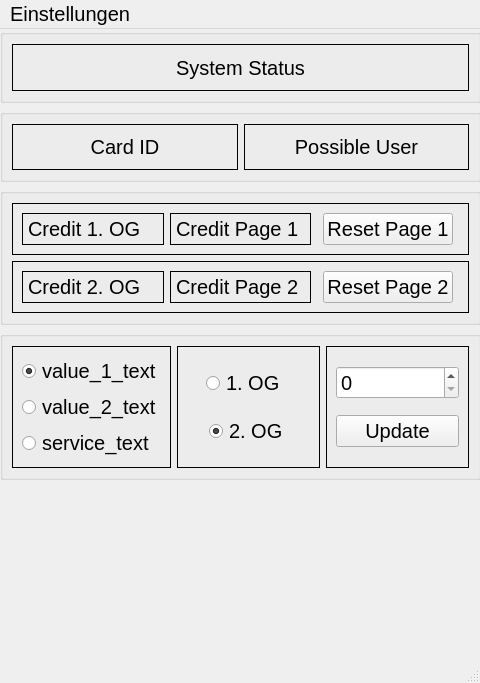
<?xml version="1.0" encoding="UTF-8"?>
<ui version="4.0">
 <class>UpdateGUI</class>
 <widget class="QMainWindow" name="UpdateGUI">
  <property name="enabled">
   <bool>true</bool>
  </property>
  <property name="geometry">
   <rect>
    <x>0</x>
    <y>0</y>
    <width>480</width>
    <height>683</height>
   </rect>
  </property>
  <property name="minimumSize">
   <size>
    <width>480</width>
    <height>683</height>
   </size>
  </property>
  <property name="maximumSize">
   <size>
    <width>480</width>
    <height>683</height>
   </size>
  </property>
  <property name="font">
   <font>
    <family>Arial</family>
    <pointsize>15</pointsize>
    <weight>50</weight>
    <bold>false</bold>
   </font>
  </property>
  <property name="windowTitle">
   <string>UpdateGUI</string>
  </property>
  <property name="autoFillBackground">
   <bool>false</bool>
  </property>
  <widget class="QWidget" name="centralwidget">
   <widget class="QWidget" name="verticalLayoutWidget">
    <property name="geometry">
     <rect>
      <x>0</x>
      <y>0</y>
      <width>481</width>
      <height>451</height>
     </rect>
    </property>
    <layout class="QVBoxLayout" name="verticalLayout">
     <item>
      <widget class="QGroupBox" name="gridGroupBox">
       <layout class="QGridLayout" name="gridLayout_4">
        <item row="0" column="0">
         <widget class="QLabel" name="SystemOutput">
          <property name="frameShape">
           <enum>QFrame::Panel</enum>
          </property>
          <property name="text">
           <string>System Status</string>
          </property>
          <property name="alignment">
           <set>Qt::AlignCenter</set>
          </property>
         </widget>
        </item>
       </layout>
      </widget>
     </item>
     <item>
      <widget class="QGroupBox" name="groupBox">
       <layout class="QGridLayout" name="UserInformation">
        <item row="0" column="1">
         <widget class="QLabel" name="UserName">
          <property name="font">
           <font>
            <weight>50</weight>
            <bold>false</bold>
           </font>
          </property>
          <property name="frameShape">
           <enum>QFrame::Panel</enum>
          </property>
          <property name="text">
           <string>Possible User</string>
          </property>
          <property name="alignment">
           <set>Qt::AlignCenter</set>
          </property>
         </widget>
        </item>
        <item row="0" column="0">
         <widget class="QLabel" name="UserID">
          <property name="frameShape">
           <enum>QFrame::Panel</enum>
          </property>
          <property name="text">
           <string>Card ID</string>
          </property>
          <property name="textFormat">
           <enum>Qt::AutoText</enum>
          </property>
          <property name="alignment">
           <set>Qt::AlignCenter</set>
          </property>
         </widget>
        </item>
       </layout>
      </widget>
     </item>
     <item>
      <widget class="QGroupBox" name="gridGroupBox">
       <layout class="QGridLayout" name="gridLayout_3">
        <item row="2" column="2">
         <widget class="QFrame" name="horizontalFrame">
          <property name="frameShape">
           <enum>QFrame::Box</enum>
          </property>
          <layout class="QHBoxLayout" name="horizontalLayout_2">
           <item>
            <widget class="QLabel" name="Credit_1_label">
             <property name="frameShape">
              <enum>QFrame::Box</enum>
             </property>
             <property name="text">
              <string>Credit 1. OG</string>
             </property>
            </widget>
           </item>
           <item>
            <widget class="QLabel" name="Credit_1">
             <property name="frameShape">
              <enum>QFrame::Box</enum>
             </property>
             <property name="text">
              <string>Credit Page 1</string>
             </property>
            </widget>
           </item>
           <item alignment="Qt::AlignHCenter">
            <widget class="QPushButton" name="Reset_Credit_1">
             <property name="text">
              <string>Reset Page 1</string>
             </property>
            </widget>
           </item>
          </layout>
         </widget>
        </item>
        <item row="3" column="2">
         <widget class="QFrame" name="horizontalFrame_2">
          <property name="frameShape">
           <enum>QFrame::Box</enum>
          </property>
          <layout class="QHBoxLayout" name="horizontalLayout_3">
           <item>
            <widget class="QLabel" name="Credit_2_label">
             <property name="frameShape">
              <enum>QFrame::Box</enum>
             </property>
             <property name="text">
              <string>Credit 2. OG</string>
             </property>
            </widget>
           </item>
           <item>
            <widget class="QLabel" name="Credit_2">
             <property name="frameShape">
              <enum>QFrame::Box</enum>
             </property>
             <property name="text">
              <string>Credit Page 2</string>
             </property>
            </widget>
           </item>
           <item alignment="Qt::AlignHCenter">
            <widget class="QPushButton" name="Reset_Credit_2">
             <property name="text">
              <string>Reset Page 2</string>
             </property>
            </widget>
           </item>
          </layout>
         </widget>
        </item>
       </layout>
      </widget>
     </item>
     <item>
      <widget class="QGroupBox" name="groupBox">
       <layout class="QGridLayout" name="InputLayout">
        <item row="0" column="0">
         <widget class="QFrame" name="frame">
          <property name="frameShape">
           <enum>QFrame::Box</enum>
          </property>
          <layout class="QGridLayout" name="gridLayout">
           <item row="2" column="0" alignment="Qt::AlignLeft">
            <widget class="QRadioButton" name="value_service">
             <property name="text">
              <string>service_text</string>
             </property>
             <attribute name="buttonGroup">
              <string notr="true">buttonGroup</string>
             </attribute>
            </widget>
           </item>
           <item row="0" column="0" alignment="Qt::AlignLeft">
            <widget class="QRadioButton" name="value_1">
             <property name="text">
              <string>value_1_text</string>
             </property>
             <property name="checked">
              <bool>true</bool>
             </property>
             <attribute name="buttonGroup">
              <string notr="true">buttonGroup</string>
             </attribute>
            </widget>
           </item>
           <item row="1" column="0" alignment="Qt::AlignLeft">
            <widget class="QRadioButton" name="value_2">
             <property name="text">
              <string>value_2_text</string>
             </property>
             <attribute name="buttonGroup">
              <string notr="true">buttonGroup</string>
             </attribute>
            </widget>
           </item>
          </layout>
         </widget>
        </item>
        <item row="0" column="1">
         <widget class="QFrame" name="frame">
          <property name="frameShape">
           <enum>QFrame::Box</enum>
          </property>
          <layout class="QGridLayout" name="gridLayout_2">
           <item row="0" column="0" alignment="Qt::AlignHCenter">
            <widget class="QRadioButton" name="page_1">
             <property name="text">
              <string>1. OG </string>
             </property>
             <attribute name="buttonGroup">
              <string notr="true">buttonGroup_2</string>
             </attribute>
            </widget>
           </item>
           <item row="1" column="0" alignment="Qt::AlignHCenter">
            <widget class="QRadioButton" name="page_2">
             <property name="text">
              <string>2. OG</string>
             </property>
             <property name="checked">
              <bool>true</bool>
             </property>
             <attribute name="buttonGroup">
              <string notr="true">buttonGroup_2</string>
             </attribute>
            </widget>
           </item>
          </layout>
         </widget>
        </item>
        <item row="0" column="2">
         <widget class="QFrame" name="frame">
          <property name="frameShape">
           <enum>QFrame::Box</enum>
          </property>
          <layout class="QGridLayout" name="UpdateGrid">
           <item row="1" column="0">
            <widget class="QPushButton" name="UpdateButton">
             <property name="text">
              <string>Update</string>
             </property>
             <property name="checkable">
              <bool>false</bool>
             </property>
            </widget>
           </item>
           <item row="0" column="0">
            <widget class="QSpinBox" name="Update"/>
           </item>
          </layout>
         </widget>
        </item>
       </layout>
      </widget>
     </item>
    </layout>
   </widget>
  </widget>
  <widget class="QMenuBar" name="menubar">
   <property name="geometry">
    <rect>
     <x>0</x>
     <y>0</y>
     <width>480</width>
     <height>24</height>
    </rect>
   </property>
   <widget class="QMenu" name="menuEinstellungen">
    <property name="title">
     <string>Einstellungen</string>
    </property>
    <addaction name="separator"/>
    <addaction name="separator"/>
   </widget>
   <addaction name="menuEinstellungen"/>
  </widget>
  <widget class="QStatusBar" name="statusbar"/>
 </widget>
 <resources/>
 <connections/>
 <buttongroups>
  <buttongroup name="buttonGroup_2"/>
  <buttongroup name="buttonGroup"/>
 </buttongroups>
</ui>
